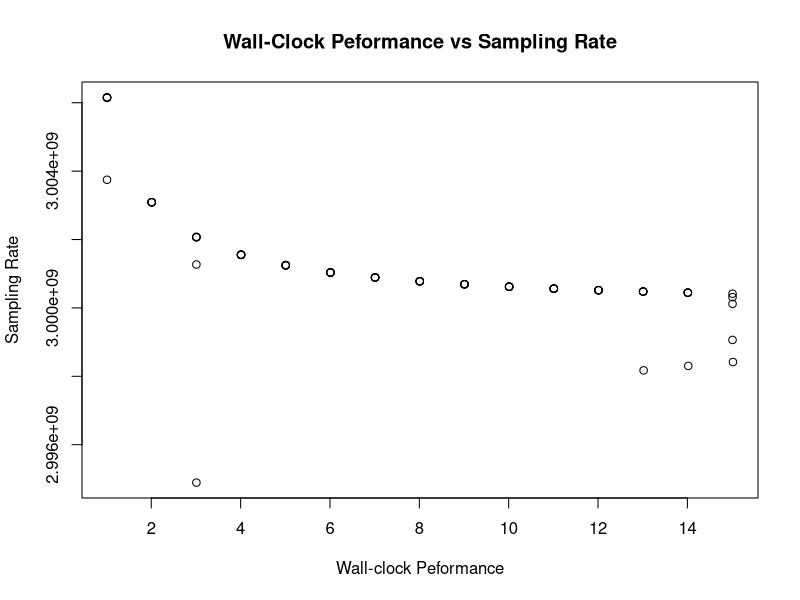

Write R code to recreate this figure. (Note: this script raises an error after producing the figure.)
data<-read.table("file.txt", header=TRUE)
x = data$Time
y = data$Sampling_Rate
jpeg("img.jpg")
plot(x,y, xlab="Wall-clock Peformance", ylab="Sampling Rate", main="Wall-Clock Peformance vs Sampling Rate")
dev.close
